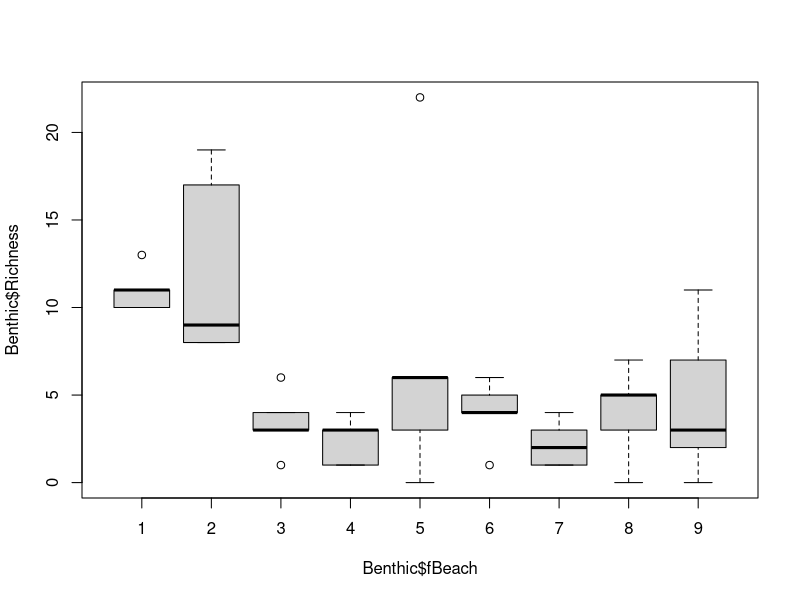

This chart was generated by the following R code:


setwd("C:/Users/ASUS/Desktop/R/BT R 24-05-2021")

#7.5 Xem lai ham plot 

methods(plot)
help(plot)

# Tham so - Y nghia 
# main - them tieu de cho graph
# xlab, ylab - nhan cot cho x, y
# log: log="x", log="y", log="xy"=> creates logaricthmic axes
# type="p"; "l", "b", "o", "h","s", "n"


# Cau 1: Tim hieu cac loai plot thong qua tham so type 


Benthic <-read.table(file="RIKZ2.txt", header=TRUE)
Benthic$fBeach <- factor(Benthic$Beach)
plot(Benthic$Richness ~ Benthic$fBeach)


# Cau 2: Tim hieu mot so ham hay dung voi plot 
# Tim hieu y nghia cua cac ham duoi 
# Van dung ket hop voi ham plot de ve do thi 
# plot.new
# win.graph
# windows
# savePlot
# locator
# range
# matplot
# persp
# cut
# split
